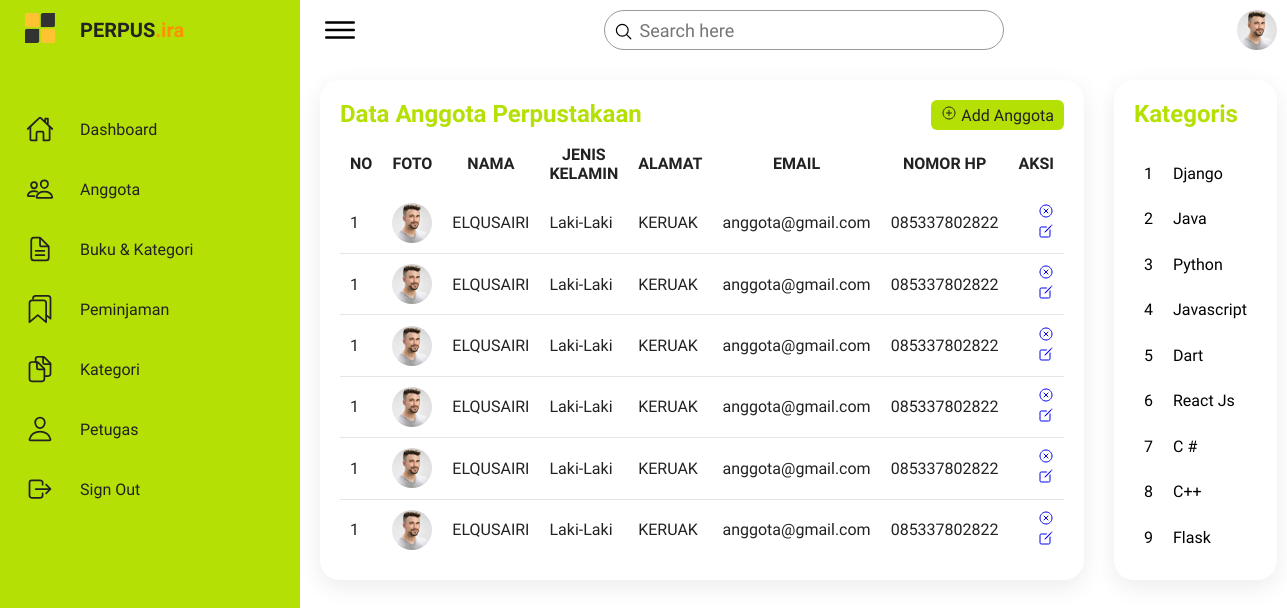
Screenshot of /kategori/ (signed in) with the database file from the repository.
### app_perpus/models.py (models this page shows, shortened)
class Kategori(models.Model):
    nama_kategori = models.CharField(max_length=100)
    created_at = models.DateTimeField(auto_now_add=True)
    updated_at = models.DateTimeField(auto_now=True)

### app_perpus/views.py (the view)
# urls.py: path('kategori/', views.list_kategori, name='list_kategori'),
@login_required
def list_kategori(request):
    kategoris = Kategori.objects.all()
    return render(request, 'kategori.html', {'kategoris': kategoris})

### templates/kategori.html
{% extends 'base.html' %}
{% load static %}
{% block content %}
<div class="topbar">
    <div class="toggle">
        <ion-icon name="menu-outline"></ion-icon>
    </div>
    <div class="search">
        <label>
            <input type="text" placeholder="Search here">
            <ion-icon name="search-outline"></ion-icon>
        </label>
    </div>
    <div class="user">
        <img src="{% static 'imgs/customer01.jpg'%}" alt="">
    </div>
</div>
<div class="details">
    <div class="recentOrders">
        <div class="cardHeader">
            <h2>Data Anggota Perpustakaan</h2>
            <a href="#" class="btn">
                <ion-icon name="add-circle-outline"></ion-icon>
                Add Anggota
            </a>
        </div>
        <table>
            <thead>
                <tr>
                    <td>NO</td>
                    <td>FOTO</td>
                    <td>NAMA</td>
                    <td>JENIS KELAMIN</td>
                    <td>ALAMAT</td>
                    <td>EMAIL</td>
                    <td>NOMOR HP</td>
                    <td>AKSI</td>
                </tr>
            </thead>
            <tbody>
                <tr>
                    <td>1</td>
                    <td>
                        <div class="user">
                            <img src="{% static 'imgs/customer01.jpg'%}" alt="">
                        </div>
                    </td>
                    <td>ELQUSAIRI</td>
                    <td>Laki-Laki</td>
                    <td>KERUAK</td>
                    <td>anggota@gmail.com</td>
                    <td>085337802822</td>
                    <td>
                        <a href="#" class="btn">
                            <ion-icon name="close-circle-outline"></ion-icon>
                        </a>
                        <a href="#" class="btn">
                            <ion-icon name="create-outline"></ion-icon>
                        </a>
                    </td>
                </tr>
                <tr>
                    <td>1</td>
                    <td>
                        <div class="user">
                            <img src="{% static 'imgs/customer01.jpg'%}" alt="">
                        </div>
                    </td>
                    <td>ELQUSAIRI</td>
                    <td>Laki-Laki</td>
                    <td>KERUAK</td>
                    <td>anggota@gmail.com</td>
                    <td>085337802822</td>
                    <td>
                        <a href="#" class="btn">
                            <ion-icon name="close-circle-outline"></ion-icon>
                        </a>
                        <a href="#" class="btn">
                            <ion-icon name="create-outline"></ion-icon>
                        </a>
                    </td>
                </tr>
                <tr>
                    <td>1</td>
                    <td>
                        <div class="user">
                            <img src="{% static 'imgs/customer01.jpg'%}" alt="">
                        </div>
                    </td>
                    <td>ELQUSAIRI</td>
                    <td>Laki-Laki</td>
                    <td>KERUAK</td>
                    <td>anggota@gmail.com</td>
                    <td>085337802822</td>
                    <td>
                        <a href="#" class="btn">
                            <ion-icon name="close-circle-outline"></ion-icon>
                        </a>
                        <a href="#" class="btn">
                            <ion-icon name="create-outline"></ion-icon>
                        </a>
                    </td>
                </tr>
                <tr>
                    <td>1</td>
                    <td>
                        <div class="user">
                            <img src="{% static 'imgs/customer01.jpg'%}" alt="">
                        </div>
                    </td>
                    <td>ELQUSAIRI</td>
                    <td>Laki-Laki</td>
                    <td>KERUAK</td>
                    <td>anggota@gmail.com</td>
                    <td>085337802822</td>
                    <td>
                        <a href="#" class="btn">
                            <ion-icon name="close-circle-outline"></ion-icon>
                        </a>
                        <a href="#" class="btn">
                            <ion-icon name="create-outline"></ion-icon>
                        </a>
                    </td>
                </tr>
                <tr>
                    <td>1</td>
                    <td>
                        <div class="user">
                            <img src="{% static 'imgs/customer01.jpg'%}" alt="">
                        </div>
                    </td>
                    <td>ELQUSAIRI</td>
                    <td>Laki-Laki</td>
                    <td>KERUAK</td>
                    <td>anggota@gmail.com</td>
                    <td>085337802822</td>
                    <td>
                        <a href="#" class="btn">
                            <ion-icon name="close-circle-outline"></ion-icon>
                        </a>
                        <a href="#" class="btn">
                            <ion-icon name="create-outline"></ion-icon>
                        </a>
                    </td>
                </tr>
                <tr>
                    <td>1</td>
                    <td>
                        <div class="user">
                            <img src="{% static 'imgs/customer01.jpg'%}" alt="">
                        </div>
                    </td>
                    <td>ELQUSAIRI</td>
                    <td>Laki-Laki</td>
                    <td>KERUAK</td>
                    <td>anggota@gmail.com</td>
                    <td>085337802822</td>
                    <td>
                        <a href="#" class="btn">
                            <ion-icon name="close-circle-outline"></ion-icon>
                        </a>
                        <a href="#" class="btn">
                            <ion-icon name="create-outline"></ion-icon>
                        </a>
                    </td>
                </tr>
            </tbody>
        </table>
    </div>
    <div class="recentCustomers">
        <div class="cardHeader">
            <h2>Kategoris</h2>
        </div>
        <table>
            {% for kategori in kategoris %}
            <tr>
                <td width="60px">
                    <div>
                        {{forloop.counter}}
                    </div>
                </td>
                <td>
                    <h4>{{kategori.nama_kategori}}</h4>
                </td>
            </tr>
            {% endfor %}
        </table>
    </div>
</div>
{% endblock content %}

### static/css/style.css (style rules this page uses)
* { font-family: "Ubuntu", sans-serif; margin: 0; padding: 0; box-sizing: border-box; }
:root { --primary: #b5e006; --secondery: #ffffff; --gray: #f2f2f2; --black1: #222; --black2: #999; }
body { min-height: 100vh; overflow-x: hidden; }
.topbar { width: 100%; height: 60px; display: flex; justify-content: space-between; align-items: center; padding: 0 10px; }
.toggle { position: relative; width: 60px; height: 60px; display: flex; justify-content: center; align-items: center; font-size: 2.5rem; cursor: pointer; }
.search { position: relative; width: 400px; margin: 0 10px; }
.search label { position: relative; width: 100%; }
.search label input { width: 100%; height: 40px; border-radius: 40px; padding: 5px 20px; padding-left: 35px; font-size: 18px; outline: none; border: 1px solid var(--black2); }
.search label ion-icon { position: absolute; top: 0; left: 10px; font-size: 1.2rem; }
.user { position: relative; width: 40px; height: 40px; border-radius: 50%; overflow: hidden; cursor: pointer; }
.user img { position: absolute; top: 0; left: 0; width: 100%; height: 100%; object-fit: cover; }
.details { position: relative; width: 100%; padding: 20px; display: grid; grid-template-columns: 2fr 1fr; grid-gap: 30px; }
.details .recentOrders { position: relative; display: grid; min-height: 500px; background: var(--secondery); padding: 20px; box-shadow: 0 7px 25px rgba(0, 0, 0, 0.08); border-radius: 20px; }
.details .cardHeader { display: flex; justify-content: space-between; align-items: flex-start; }
.cardHeader h2 { font-weight: 600; color: var(--primary); }
.cardHeader .btn { position: relative; padding: 5px 10px; background: var(--primary); text-decoration: none; color: var(--black1); border-radius: 6px; }
.details table { width: 100%; border-collapse: collapse; margin-top: 2px; }
.details table thead td { text-align: center; font-weight: 600; }
.details .recentOrders table tr { color: var(--black1); border-bottom: 1px solid rgba(0, 0, 0, 0.1); }
.details .recentOrders table tr:last-child { border-bottom: none; }
.details .recentOrders table tr td { padding: 10px; }
.details .recentOrders table tr td:last-child { text-align: end; }
.details .recentOrders table tr td:nth-child(2) { text-align: end; }
.details .recentOrders table tr td:nth-child(3) { text-align: center; }
.recentCustomers { position: relative; display: grid; min-height: 500px; padding: 20px; background: var(--secondery); box-shadow: 0 7px 25px rgba(0, 0, 0, 0.08); border-radius: 20px; }
.recentCustomers table tr td { padding: 12px 10px; }
.recentCustomers table tr td h4 { font-size: 16px; font-weight: 500; line-height: 1.2rem; }

### rows the page displays
Kategori: nama_kategori "Django"
Kategori: nama_kategori "Java"
Kategori: nama_kategori "Python"
Kategori: nama_kategori "Javascript"
Kategori: nama_kategori "Dart"
Kategori: nama_kategori "React Js"
Kategori: nama_kategori "C #"
Kategori: nama_kategori "C++"
Kategori: nama_kategori "Flask"
